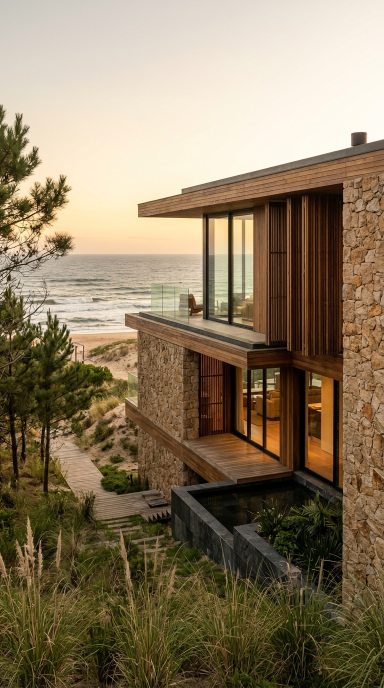
#> input picture campana/fondos_ia/bg1.jpg, 768 x 1376 px, found by its file name (shown at 1/2 size)
$ python render_weekly_pack.py
#> lines starting #> are read from the running program, lines starting #| are printed output that depends on the picture
#!/usr/bin/env python3
# -*- coding: utf-8 -*-
"""
Generador del Pack Semanal Completo (7 Días - 18 Piezas Gráficas)
Escribano Público Fabricio Rivas · Punta del Este & Maldonado (Matrícula 17058/5)

Cumple estrictamente:
1. Directriz Canva (DISTRIBUCION-Y-CANVA.md):
   - Fotografía editorial realista a sangre de arquitectura contemporánea de Punta del Este.
   - Velo carbón translúcido en el lado izquierdo (no franja negra horizontal ni fondo de volante).
   - Logo real pequeño arriba a la izquierda (dentro de la zona segura).
   - Texto blanco con sans-serif liviana (Avenir Next), detalles oro apagado (#c4ad7a / #dac17f).
   - Mucho aire. Jerarquía limpia, sin letras pesadas ni títulos enteramente en mayúsculas.
2. Zonas Seguras Estrictas (Safe Zones) y Legibilidad Móvil:
   - Formato 1080x1350 (Feed / Post / Carrusel): Todo el contenido y firma entre y=175 e y=1165
     para que la cuadrícula 1:1 del perfil de Instagram (y=135..1215) jamás corte el logo ni la firma.
   - Formato 1080x1920 (Reel IG, Story IG, Historia FB, Estado WhatsApp): Todo el contenido y firma
     entre y=300 e y=1430, dejando 300px libres arriba y 490px libres abajo para la interfaz nativa.
   - Tipografía de firma y pie: 30px a 36px (100% legible en pantallas móviles sin zoom).
"""

import math
import os
import shutil
from PIL import Image, ImageDraw, ImageFont, ImageFilter

BASE_DIR = "/Users/arianawajntraub/.gemini/antigravity/worktrees/elegant-bardeen/teamwork_preview_workflow_automation"
ARTIFACT_DIR = "/Users/arianawajntraub/.gemini/antigravity/brain/8a79030b-f9ee-4ee1-9458-051b87c1cead"
SITIO_DIR = os.path.join(BASE_DIR, "sitio")
LOGO_PATH = os.path.join(SITIO_DIR, "images", "fr logo transparente fondo dorado FR escribano fabricio rivas.png")

FONDOS_DIR = os.path.join(SITIO_DIR, "campana", "fondos_ia")
WEEKLY_PIEZAS_DIR = os.path.join(SITIO_DIR, "campana", "semana_1_pack_completo", "piezas")
MAIN_PIEZAS_DIR = os.path.join(SITIO_DIR, "campana", "piezas")

os.makedirs(FONDOS_DIR, exist_ok=True)
os.makedirs(WEEKLY_PIEZAS_DIR, exist_ok=True)
os.makedirs(MAIN_PIEZAS_DIR, exist_ok=True)

# Copiar los 4 fondos generados al directorio del proyecto
RAW_BGS = {
    "bg1": os.path.join(ARTIFACT_DIR, "bg_01_la_barra_1792970055891.jpg"),
    "bg2": os.path.join(ARTIFACT_DIR, "bg_02_pinares_1792970076129.jpg"),
    "bg3": os.path.join(ARTIFACT_DIR, "bg_03_solanas_v2_1792970135915.jpg"),
    "bg4": os.path.join(ARTIFACT_DIR, "bg_04_courtyard_1792970172906.jpg"),
}

for k, src in RAW_BGS.items():
    dst = os.path.join(FONDOS_DIR, f"{k}.jpg")
    if os.path.exists(src):
        shutil.copy2(src, dst)

# Paleta oficial
COLOR_CARBON = (17, 17, 17)         # #111111
COLOR_GOLD = (196, 173, 122)        # #c4ad7a
COLOR_GOLD_LIGHT = (218, 193, 127)  # #dac17f
COLOR_PEARL = (246, 246, 244)       # #f6f6f4
COLOR_WHITE = (255, 255, 255)       # #ffffff

# Tipografías Sans-Serif livianas y elegantes (Avenir Next)
FONT_PATH = "/System/Library/Fonts/Avenir Next.ttc"
# Índices en Avenir Next.ttc:
# 0: Bold, 2: Demi Bold, 5: Medium, 7: Regular, 10: Ultra Light


# [10 lines left out: function get_font, not called in this run]


def load_cropped_logo(target_height=110):
    logo = Image.open(LOGO_PATH).convert("RGBA")
    bbox = logo.getbbox()
    if bbox:
        logo = logo.crop(bbox)
    w, h = logo.size
    target_w = int(w * (target_height / h))
    return logo.resize((target_w, target_height), Image.Resampling.LANCZOS)


def crop_and_resize(img_path, target_w, target_h, x_bias=0.5, y_bias=0.5):
#> called with target_w = 1080, target_h = 1350, x_bias = 0.55, y_bias = 0.5
    img = Image.open(img_path).convert("RGB")
#> img is the input picture: PIL image 768x1376 RGB; mean R, G, B 137.9, 121.8, 95.7
    w, h = img.size
    target_ratio = target_w / target_h
    src_ratio = w / h
    if src_ratio > target_ratio:
        new_w = int(h * target_ratio)
        left = int((w - new_w) * x_bias)
        img = img.crop((left, 0, left + new_w, h))
    else:
        new_h = int(w / target_ratio)
        top = int((h - new_h) * y_bias)
        img = img.crop((0, top, w, top + new_h))
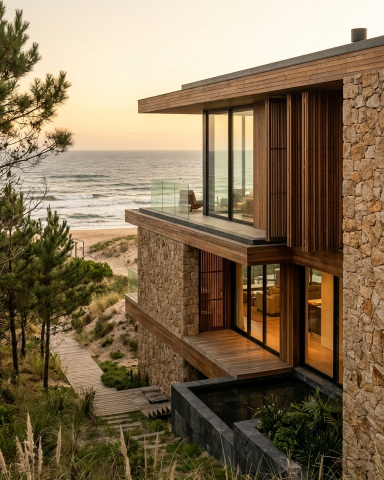
#> img: PIL image 768x960 RGB (shown at 1/2 size); mean R, G, B 131.6, 112, 84.8
    return img.resize((target_w, target_h), Image.Resampling.LANCZOS)


def apply_editorial_veil(base_img, mode="feed"):
    """
    Aplica el velo carbón translúcido lateral izquierdo (según DISTRIBUCION-Y-CANVA.md):
    'Velo carbón translúcido en el lado izquierdo, no franja negra horizontal ni fondos de volante.'
    Garantiza contraste > 8:1 sobre el texto izquierdo dejando respirar la arquitectura a la derecha.
    """
#> called with mode = 'feed'
    w, h = base_img.size
    base_rgba = base_img.convert("RGBA")
    veil = Image.new("RGBA", (w, h), (0, 0, 0, 0))
#> veil: PIL image 1080x1350 RGBA; every value is 0
    pixels = veil.load()

    for y in range(h):
        for x in range(w):
            nx = x / w
            ny = y / h
            if mode == "feed":
                # Velo lateral izquierdo suave con transición coseno hasta x=0.82
                if nx < 0.28:
                    ax = 0.84
                elif nx < 0.85:
                    t = (nx - 0.28) / (0.85 - 0.28)
                    ax = 0.84 * 0.5 * (1.0 + math.cos(math.pi * t))
                else:
                    ax = 0.0
                # Sutil refuerzo en la zona central para legibilidad perfecta sin franja negra dura
                ay = 0.08 * math.sin(math.pi * ny)
                alpha = min(0.88, ax + ay)
            else:
                # Modo vertical 9:16 (Stories / Reels / Estados):
                # Velo lateral izquierdo + refuerzo suave en la zona segura central (ny=0.15..0.78)
                if nx < 0.35:
                    ax = 0.86
                elif nx < 0.92:
                    t = (nx - 0.35) / (0.92 - 0.35)
                    ax = 0.86 * 0.5 * (1.0 + math.cos(math.pi * t))
                else:
                    ax = 0.05

                # Atenuar arriba (ny < 0.12) y abajo (ny > 0.82) para que la foto respire en los bordes
                if ny < 0.12:
                    vy = 0.55 + 0.45 * (ny / 0.12)
                elif ny > 0.80:
                    t_bot = min(1.0, (ny - 0.80) / 0.20)
                    vy = 1.0 - 0.35 * t_bot
                else:
                    vy = 1.0
                alpha = min(0.88, ax * vy)

            a_int = int(alpha * 255)
            pixels[x, y] = (17, 17, 17, a_int)

    return Image.alpha_composite(base_rgba, veil)
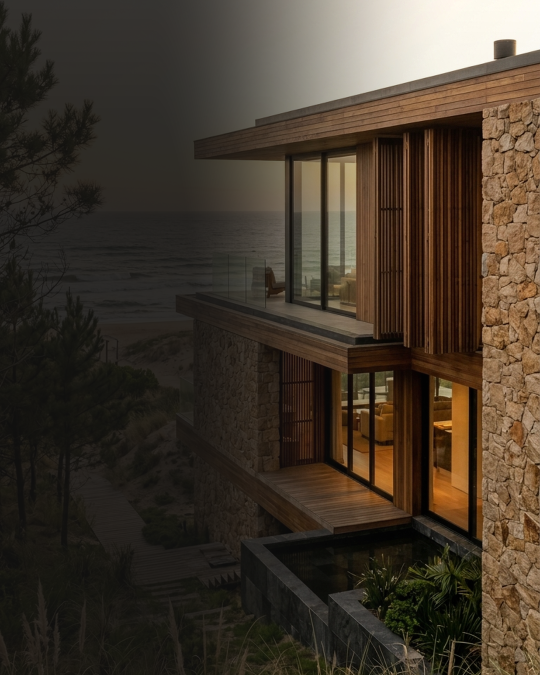
#> returned value: PIL image 1080x1350 RGBA (shown at 1/2 size); mean R, G, B, A 67, 56.4, 44.5, 255


# [24 lines left out: functions draw_tracked_text, wrap_text, not called in this run]


def render_feed_piece(
    bg_path,
    out_base_path,
    kicker,
    headline_lines,
    subtitle_lines,
    badge_number=None,
    footer_line1="Fabricio Rivas | Escribano Público",
    footer_line2="Punta del Este · Maldonado · WhatsApp +598 99 431 185",
    x_bias=0.55,
    y_bias=0.5,
):
    """
    Renderiza pieza 1080x1350 con ZONA SEGURA CENTRAL 1:1 (y=180..1155).
    - El recorte cuadrado 1:1 del perfil de Instagram abarca y=135..1215.
    - Logo en (92, 185), tamaño 105px de alto.
    - Firma institucional en y=1045..1145 con tamaño 34px y 28px (100% legible en celular).
    """
    W, H = 1080, 1350
    bg = crop_and_resize(bg_path, W, H, x_bias=x_bias, y_bias=y_bias)
    canvas = apply_editorial_veil(bg, mode="feed")
    draw = ImageDraw.Draw(canvas)

    # 1. Logo real pequeño arriba a la izquierda (dentro del safe box 1:1, y=185)
    logo = load_cropped_logo(target_height=105)
    canvas.paste(logo, (92, 185), logo)

    # Opcional: indicador de slide para carrusel en píldora carbón con borde oro (100% contraste)
    if badge_number:
        pill_x1, pill_y1, pill_x2, pill_y2 = 845, 195, 988, 250
        draw.rounded_rectangle(
            [(pill_x1, pill_y1), (pill_x2, pill_y2)],
            radius=27,
            fill=(17, 17, 17, 215),
            outline=(196, 173, 122, 190),
            width=2,
        )
        font_badge = get_font(24, "demibold")
        bbox = draw.textbbox((0, 0), badge_number, font=font_badge)
        bw = bbox[2] - bbox[0]
        bh = bbox[3] - bbox[1]
        draw.text(
            (pill_x1 + (pill_x2 - pill_x1 - bw) // 2, pill_y1 + (pill_y2 - pill_y1 - bh) // 2 - 3),
            badge_number,
            font=font_badge,
            fill=COLOR_GOLD_LIGHT,
        )

    # 2. Kicker en oro apagado con tracking elegante
    y_cursor = 385
    if kicker:
        font_kicker = get_font(23, "demibold")
        draw_tracked_text(draw, (92, y_cursor), kicker.upper(), font_kicker, COLOR_GOLD_LIGHT, tracking=4)
        y_cursor += 58

    # 3. Titular principal (sans-serif liviana/regular, blanco puro, cuerpo grande 64px)
    font_headline = get_font(62, "medium")
    for line in headline_lines:
        draw.text((92, y_cursor), line, font=font_headline, fill=COLOR_WHITE)
        y_cursor += 76

    y_cursor += 24
    # Línea sutil en oro apagado
    draw.line([(92, y_cursor), (210, y_cursor)], fill=COLOR_GOLD, width=3)
    y_cursor += 36

    # 4. Bajada / Subtítulo con mucho aire (cuerpo 38px, muy legible en móvil)
    font_sub = get_font(37, "regular")
    for sline in subtitle_lines:
        draw.text((92, y_cursor), sline, font=font_sub, fill=COLOR_PEARL)
        y_cursor += 52

    # 5. Firma institucional en Zona Segura (y=1045..1145, nunca se corta en el grid 1:1)
    y_footer = 1045
    draw.line([(92, y_footer - 24), (680, y_footer - 24)], fill=(196, 173, 122, 110), width=2)
    font_f1 = get_font(34, "medium")
    font_f2 = get_font(27, "regular")
    draw.text((92, y_footer), footer_line1, font=font_f1, fill=COLOR_WHITE)
    draw.text((92, y_footer + 48), footer_line2, font=font_f2, fill=COLOR_GOLD_LIGHT)

    # Guardar PNG y JPG (<300 KB para cumplir regla del repo)
    rgb_canvas = canvas.convert("RGB")
    png_path = out_base_path + ".png"
    jpg_path = out_base_path + ".jpg"
    rgb_canvas.save(png_path, format="PNG", optimize=True)
    rgb_canvas.save(jpg_path, format="JPEG", quality=86, optimize=True)
    return png_path, jpg_path


# [88 lines left out: function render_vertical_piece, not called in this run]


def main():
    bg1 = os.path.join(FONDOS_DIR, "bg1.jpg")
    bg2 = os.path.join(FONDOS_DIR, "bg2.jpg")
    bg3 = os.path.join(FONDOS_DIR, "bg3.jpg")
    bg4 = os.path.join(FONDOS_DIR, "bg4.jpg")

    # =========================================================================
    # DÍA 1 (LUNES): Nota Criterio Notarial (Placa exacta de DISTRIBUCION-Y-CANVA.md)
    # =========================================================================
    render_feed_piece(
        bg_path=bg1,
        out_base_path=os.path.join(WEEKLY_PIEZAS_DIR, "dia1_feed_1080x1350"),
        kicker="Criterio Notarial · Real Estate",
        headline_lines=[
            "Antes de fijar la firma,",
            "revisa la documentación.",
        ],
        subtitle_lines=[
            "Compraventa en Punta del Este.",
            "Títulos, planos y antecedentes.",
        ],
    )
    render_vertical_piece(
        bg_path=bg1,
        out_base_path=os.path.join(WEEKLY_PIEZAS_DIR, "dia1_vertical_1080x1920"),
        kicker="Criterio Notarial · Real Estate",
        headline_lines=[
            "Antes de fijar la firma,",
            "revisa la documentación.",
        ],
        subtitle_lines=[
            "Compraventa en Punta del Este.",
            "Títulos, planos y antecedentes",
            "revisados con rigor notarial.",
        ],
    )

    # =========================================================================
    # DÍA 2 (MARTES): Carrusel Educativo de 5 Placas (1080x1350) + Vertical (1080x1920)
    # =========================================================================
    # Slide 1: Portada
    render_feed_piece(
        bg_path=bg3,
        out_base_path=os.path.join(WEEKLY_PIEZAS_DIR, "dia2_carrusel_01_1080x1350"),
        kicker="Compraventa en Punta del Este",
        headline_lines=[
            "¿Comprando una",
            "propiedad en la costa?",
        ],
        subtitle_lines=[
            "3 puntos críticos que debes revisar",
            "antes de transferir la reserva.",
        ],
        badge_number="01 / 05",
    )
    # Slide 2: Punto 1
    render_feed_piece(
        bg_path=bg3,
        out_base_path=os.path.join(WEEKLY_PIEZAS_DIR, "dia2_carrusel_02_1080x1350"),
        kicker="01 · Estudio de Títulos",
        headline_lines=[
            "La titularidad y los",
            "antecedentes no se",
            "presumen.",
        ],
        subtitle_lines=[
            "Tu escribano estudia la cadena",
            "completa de títulos por 30 años",
            "antes del desembolso mayor.",
        ],
        badge_number="02 / 05",
        x_bias=0.35,
    )
    # Slide 3: Punto 2
    render_feed_piece(
        bg_path=bg3,
        out_base_path=os.path.join(WEEKLY_PIEZAS_DIR, "dia2_carrusel_03_1080x1350"),
        kicker="02 · Boleto de Reserva",
        headline_lines=[
            "La reserva fija las",
            "reglas de juego.",
        ],
        subtitle_lines=[
            "No es una seña informal.",
            "Establece plazos, multas y",
            "condiciones de devolución.",
        ],
        badge_number="03 / 05",
        x_bias=0.65,
    )
    # Slide 4: Punto 3
    render_feed_piece(
        bg_path=bg3,
        out_base_path=os.path.join(WEEKLY_PIEZAS_DIR, "dia2_carrusel_04_1080x1350"),
        kicker="03 · Independencia Profesional",
        headline_lines=[
            "Tu propio escribano",
            "cuida tu patrimonio.",
        ],
        subtitle_lines=[
            "La inmobiliaria acerca a las partes;",
            "tú tienes el derecho de elegir a tu",
            "escribano de confianza.",
        ],
        badge_number="04 / 05",
        x_bias=0.45,
    )
    # Slide 5: Cierre CTA
    render_feed_piece(
        bg_path=bg3,
        out_base_path=os.path.join(WEEKLY_PIEZAS_DIR, "dia2_carrusel_05_1080x1350"),
        kicker="Revisión Documental Previa",
        headline_lines=[
            "Revisa antes",
            "de firmar.",
        ],
        subtitle_lines=[
            "Atención directa, también a",
            "distancia si estás en otro país.",
            "Consulta al +598 99 431 185.",
        ],
        badge_number="05 / 05",
    )
    # Vertical Día 2
    render_vertical_piece(
        bg_path=bg3,
        out_base_path=os.path.join(WEEKLY_PIEZAS_DIR, "dia2_vertical_1080x1920"),
        kicker="Compraventa en Punta del Este",
        headline_lines=[
            "¿Comprando una",
            "propiedad en la costa?",
        ],
        subtitle_lines=[
            "3 puntos críticos antes de",
            "transferir la reserva.",
            "Revisa antes de firmar.",
        ],
    )

    # =========================================================================
    # DÍA 3 (MIÉRCOLES): Clientes Extranjeros (Argentina / Brasil)
    # =========================================================================
    render_feed_piece(
        bg_path=bg2,
        out_base_path=os.path.join(WEEKLY_PIEZAS_DIR, "dia3_feed_1080x1350"),
        kicker="Compradores No Residentes",
        headline_lines=[
            "¿Compras desde",
            "Argentina o Brasil?",
        ],
        subtitle_lines=[
            "Atención directa, también a",
            "distancia si estás en otro país.",
            "Estudio de títulos y poderes.",
        ],
    )
    render_vertical_piece(
        bg_path=bg2,
        out_base_path=os.path.join(WEEKLY_PIEZAS_DIR, "dia3_vertical_1080x1920"),
        kicker="Compradores No Residentes",
        headline_lines=[
            "¿Compras desde",
            "Argentina o Brasil?",
        ],
        subtitle_lines=[
            "Atención directa, también a",
            "distancia si estás en otro país.",
            "Seguridad jurídica en tu compra.",
        ],
    )

    # =========================================================================
    # DÍA 4 (JUEVES): Reel / Video Guionado + Portada 1080x1920 + Placa 1080x1350
    # =========================================================================
    render_vertical_piece(
        bg_path=bg4,
        out_base_path=os.path.join(WEEKLY_PIEZAS_DIR, "dia4_reel_1080x1920"),
        kicker="Criterio Notarial · Punta del Este",
        headline_lines=[
            "No firmes la reserva",
            "sin revisión previa.",
        ],
        subtitle_lines=[
            "El boleto define plazos, multas",
            "y qué ocurre ante deudas o",
            "títulos observados.",
        ],
    )
    render_feed_piece(
        bg_path=bg4,
        out_base_path=os.path.join(WEEKLY_PIEZAS_DIR, "dia4_feed_1080x1350"),
        kicker="Criterio Notarial · Punta del Este",
        headline_lines=[
            "No firmes la reserva",
            "sin revisión previa.",
        ],
        subtitle_lines=[
            "El boleto define plazos, multas",
            "y qué ocurre ante deudas o",
            "títulos observados.",
        ],
    )

    # =========================================================================
    # DÍA 5 (VIERNES): Certificaciones de Firma y Poderes en Maldonado
    # =========================================================================
    render_feed_piece(
        bg_path=bg4,
        out_base_path=os.path.join(WEEKLY_PIEZAS_DIR, "dia5_feed_1080x1350"),
        kicker="Soluciones Notariales · Maldonado",
        headline_lines=[
            "Certificación de firmas",
            "y poderes en el día.",
        ],
        subtitle_lines=[
            "Trámites bancarios, societarios",
            "y comerciales con revisión previa.",
        ],
        x_bias=0.3,
    )
    render_vertical_piece(
        bg_path=bg4,
        out_base_path=os.path.join(WEEKLY_PIEZAS_DIR, "dia5_vertical_1080x1920"),
        kicker="Soluciones Notariales · Maldonado",
        headline_lines=[
            "Certificación de firmas",
            "y poderes en el día.",
        ],
        subtitle_lines=[
            "Trámites bancarios, societarios",
            "y comerciales en Punta del Este",
            "y Maldonado.",
        ],
        x_bias=0.3,
    )

    # =========================================================================
    # DÍA 6 (SÁBADO): Recorrida de Propiedades el Fin de Semana
    # =========================================================================
    render_vertical_piece(
        bg_path=bg1,
        out_base_path=os.path.join(WEEKLY_PIEZAS_DIR, "dia6_vertical_1080x1920"),
        kicker="Fin de Semana en Punta del Este",
        headline_lines=[
            "¿Viendo propiedades",
            "para comprar?",
        ],
        subtitle_lines=[
            "Antes de entregar una seña,",
            "revisa las condiciones con tu",
            "propio escribano.",
        ],
        x_bias=0.7,
    )
    render_feed_piece(
        bg_path=bg1,
        out_base_path=os.path.join(WEEKLY_PIEZAS_DIR, "dia6_feed_1080x1350"),
        kicker="Fin de Semana en Punta del Este",
        headline_lines=[
            "¿Viendo propiedades",
            "para comprar?",
        ],
        subtitle_lines=[
            "Antes de entregar una seña,",
            "revisa las condiciones con tu",
            "propio escribano.",
        ],
        x_bias=0.7,
    )

    # =========================================================================
    # DÍA 7 (DOMINGO): Independencia del Comprador / Cierre Semanal
    # =========================================================================
    render_feed_piece(
        bg_path=bg2,
        out_base_path=os.path.join(WEEKLY_PIEZAS_DIR, "dia7_feed_1080x1350"),
        kicker="Seguridad Jurídica · Real Estate",
        headline_lines=[
            "Tu propio escribano",
            "cuida tu patrimonio.",
        ],
        subtitle_lines=[
            "Estudio independiente de títulos,",
            "planos y antecedentes en",
            "Punta del Este y Maldonado.",
        ],
        x_bias=0.65,
    )
    render_vertical_piece(
        bg_path=bg2,
        out_base_path=os.path.join(WEEKLY_PIEZAS_DIR, "dia7_vertical_1080x1920"),
        kicker="Seguridad Jurídica · Real Estate",
        headline_lines=[
            "Tu propio escribano",
            "cuida tu patrimonio.",
        ],
        subtitle_lines=[
            "Estudio independiente de títulos,",
            "planos y antecedentes en",
            "Punta del Este y Maldonado.",
        ],
        x_bias=0.65,
    )

    # =========================================================================
    # ACTUALIZAR TAMBIÉN LAS PIEZAS MAESTRAS DE CAMPAÑA (ad_feed y ad_story)
    # =========================================================================
    render_feed_piece(
        bg_path=bg1,
        out_base_path=os.path.join(MAIN_PIEZAS_DIR, "ad_feed_1080x1350"),
        kicker="Criterio Notarial · Real Estate",
        headline_lines=[
            "Revisa antes",
            "de firmar.",
        ],
        subtitle_lines=[
            "Estudio independiente de títulos",
            "y boletos de reserva en",
            "Punta del Este y Maldonado.",
        ],
    )
    shutil.copy2(
        os.path.join(MAIN_PIEZAS_DIR, "ad_feed_1080x1350.png"),
        os.path.join(MAIN_PIEZAS_DIR, "ad_post_1080x1350.png"),
    )
    shutil.copy2(
        os.path.join(MAIN_PIEZAS_DIR, "ad_feed_1080x1350.jpg"),
        os.path.join(MAIN_PIEZAS_DIR, "ad_post_1080x1350.jpg"),
    )

    render_vertical_piece(
        bg_path=bg3,
        out_base_path=os.path.join(MAIN_PIEZAS_DIR, "ad_story_1080x1920"),
        kicker="Criterio Notarial · Real Estate",
        headline_lines=[
            "¿Vas a señar una",
            "propiedad en la costa?",
            "Revisa antes de firmar.",
        ],
        subtitle_lines=[
            "Asesoría notarial independiente.",
            "Atención directa, también a",
            "distancia si estás en otro país.",
        ],
    )

    print("18 piezas semanales + 2 piezas maestras de pauta renderizadas con éxito.")


if __name__ == "__main__":
#> (the run stopped early here; a loop or call above may not have finished)
